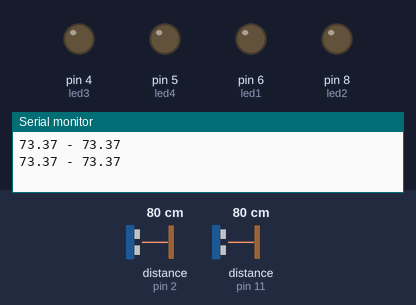
The sketch below on a simulated Arduino Uno, built with avr-gcc and run on an emulated ATmega328P. On the bench: output pins drawn as LEDs (lit = HIGH), the last lines printed to the serial monitor. Wiring (inferred from the names in the program): 2 × ultrasonic range finder: trigger pin 3, echo pin 2 / trigger pin 12, echo pin 11. Inputs (shaded band) come from the test bench; at power-on: distance to the obstacle (sensors on pin 2, pin 11) 80 cm. The echo pulse lasts 58.3 µs per cm; pins used as bus, display or sensor lines are not drawn.

Above: at 1.8 s.
1.9 s: distance to the obstacle (sensor on pin 2) set to 18 cm
4.2 s: distance to the obstacle (sensor on pin 2) set to 15 cm
At 5.5 s:
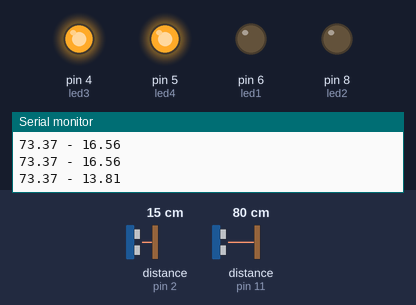
8.3 s: distance to the obstacle (sensor on pin 2) set to 4 cm
10.5 s: distance to the obstacle (sensor on pin 2) set to 2 cm
At 13.2 s:
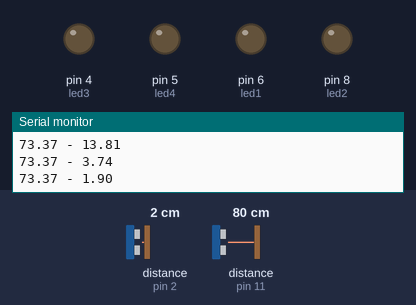
13.5 s: distance to the obstacle (sensor on pin 11) set to 18 cm
15.7 s: distance to the obstacle (sensor on pin 11) set to 15 cm
At 17.7 s:
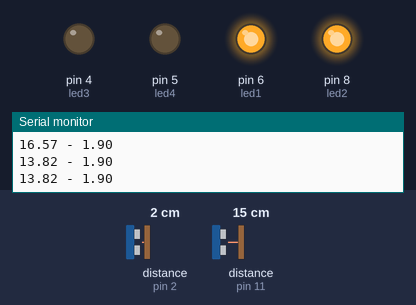
Timing chart, 0 to 19.0 s (numbered marks = the images above; inputs shaded):
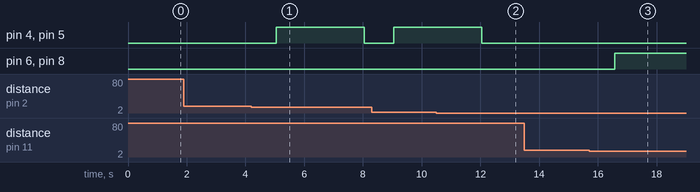

The sketch:

sketch.ino
```cpp
int echoPin1=11;
int trigPin1=12;
int echoPin2=2;
int trigPin2=3;
int pingTravelTime1;
float distInCms1;
int pingTravelTime2;
float distInCms2;
int led1=6;
int led2=8;
int led3=4;
int led4=5;
void setup() {
  // put your setup code here, to run once:
  pinMode(trigPin1,OUTPUT);
  pinMode(echoPin1,INPUT);
  pinMode(trigPin2,OUTPUT);
  pinMode(echoPin2,INPUT);
  pinMode(led1,OUTPUT);
  pinMode(led2,OUTPUT);
  pinMode(led3,OUTPUT);
  pinMode(led4,OUTPUT);
  Serial.begin(9600);
}

void loop() {
  // put your main code here, to run repeatedly:
  digitalWrite(trigPin1,LOW);
  delayMicroseconds(10);
  digitalWrite(trigPin1,HIGH);
  delayMicroseconds(10);
  digitalWrite(trigPin1,LOW);

  pingTravelTime1=pulseIn(echoPin1,HIGH);
  //Serial.print(pingTravelTime1);
  //Serial.print("-");
  distInCms1=3.5+(11./700. *(pingTravelTime1-200));
  //Serial.println("d1:"distInCms1);
  delay(500);
  if(distInCms1<=15 && distInCms1>=2)
    {
    digitalWrite(led1,HIGH);
    digitalWrite(led2,HIGH);

    }
  digitalWrite(trigPin2,LOW);
  delayMicroseconds(10);
  digitalWrite(trigPin2,HIGH);
  delayMicroseconds(10);
  digitalWrite(trigPin2,LOW);
  pingTravelTime2=pulseIn(echoPin2,HIGH);
  //Serial.print(pingTravelTime2);
  //Serial.print("-");
  distInCms2=3.5+(11./700. *(pingTravelTime2-200));
  Serial.print(distInCms1 );
  Serial.print( " - ");
  Serial.println(distInCms2);
  delay(500);
  if(distInCms2<=15 && distInCms2>=2)
{
    digitalWrite(led1,LOW);
    digitalWrite(led2,LOW);
    digitalWrite(led3,HIGH);
    digitalWrite(led4,HIGH);
    delay(3000);
    digitalWrite(led3,LOW);
    digitalWrite(led4,LOW);
  }
}
```

Measured:
- the behaviour switches between 17 and 16 cm on distance to the obstacle (sensor on pin 2) (found by bisection; images 0 and 1)
- the behaviour switches between 3 and 2 cm on distance to the obstacle (sensor on pin 2) (found by bisection; images 1 and 2)
- the behaviour switches between 17 and 16 cm on distance to the obstacle (sensor on pin 11) (found by bisection; images 2 and 3)
- after the input at 4.2 s, pin 4 (led3), pin 5 (led4): LOW → HIGH after 0.85 s, → LOW 3.0 s later
- after the input at 10.5 s, pin 4 (led3), pin 5 (led4): goes on until 12.1 s, then stays LOW
- after the input at 15.7 s, pin 6 (led1), pin 8 (led2): LOW → HIGH after 0.87 s
